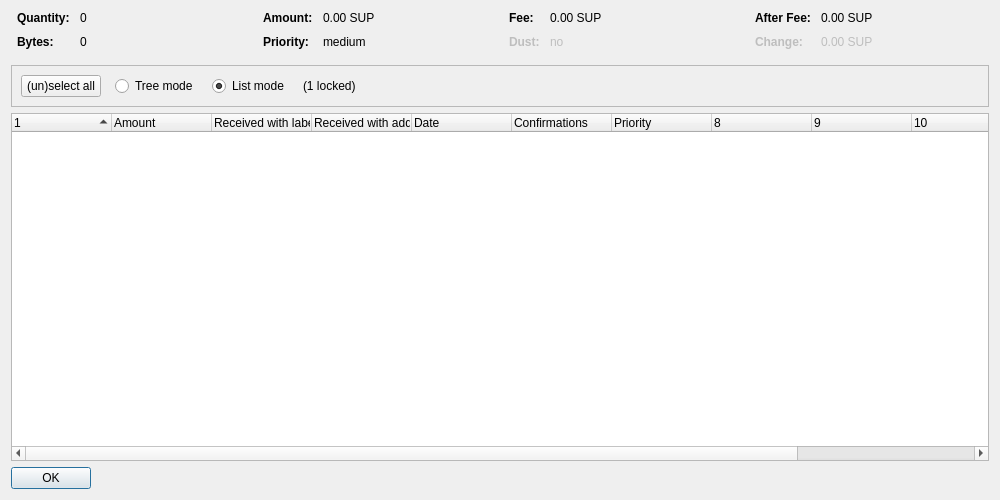
<?xml version="1.0" encoding="UTF-8"?>
<ui version="4.0">
 <class>CoinControlDialog</class>
 <widget class="QDialog" name="CoinControlDialog">
  <property name="geometry">
   <rect>
    <x>0</x>
    <y>0</y>
    <width>1000</width>
    <height>500</height>
   </rect>
  </property>
  <property name="windowTitle">
   <string>Coin Selection</string>
  </property>
  <layout class="QVBoxLayout" name="verticalLayout">
   <item>
    <layout class="QHBoxLayout" name="horizontalLayoutTop" stretch="0,0,0,0">
     <property name="topMargin">
      <number>0</number>
     </property>
     <property name="bottomMargin">
      <number>10</number>
     </property>
     <item>
      <layout class="QFormLayout" name="formLayoutCoinControl1">
       <property name="horizontalSpacing">
        <number>10</number>
       </property>
       <property name="verticalSpacing">
        <number>10</number>
       </property>
       <property name="leftMargin">
        <number>6</number>
       </property>
       <property name="rightMargin">
        <number>6</number>
       </property>
       <item row="0" column="0">
        <widget class="QLabel" name="labelCoinControlQuantityText">
         <property name="font">
          <font>
           <weight>75</weight>
           <bold>true</bold>
          </font>
         </property>
         <property name="text">
          <string>Quantity:</string>
         </property>
        </widget>
       </item>
       <item row="0" column="1">
        <widget class="QLabel" name="labelCoinControlQuantity">
         <property name="cursor">
          <cursorShape>IBeamCursor</cursorShape>
         </property>
         <property name="contextMenuPolicy">
          <enum>Qt::ActionsContextMenu</enum>
         </property>
         <property name="text">
          <string notr="true">0</string>
         </property>
         <property name="textInteractionFlags">
          <set>Qt::LinksAccessibleByMouse|Qt::TextSelectableByKeyboard|Qt::TextSelectableByMouse</set>
         </property>
        </widget>
       </item>
       <item row="1" column="0">
        <widget class="QLabel" name="labelCoinControlBytesText">
         <property name="font">
          <font>
           <weight>75</weight>
           <bold>true</bold>
          </font>
         </property>
         <property name="text">
          <string>Bytes:</string>
         </property>
        </widget>
       </item>
       <item row="1" column="1">
        <widget class="QLabel" name="labelCoinControlBytes">
         <property name="cursor">
          <cursorShape>IBeamCursor</cursorShape>
         </property>
         <property name="contextMenuPolicy">
          <enum>Qt::ActionsContextMenu</enum>
         </property>
         <property name="text">
          <string notr="true">0</string>
         </property>
         <property name="textInteractionFlags">
          <set>Qt::LinksAccessibleByMouse|Qt::TextSelectableByKeyboard|Qt::TextSelectableByMouse</set>
         </property>
        </widget>
       </item>
      </layout>
     </item>
     <item>
      <layout class="QFormLayout" name="formLayoutCoinControl2">
       <property name="horizontalSpacing">
        <number>10</number>
       </property>
       <property name="verticalSpacing">
        <number>10</number>
       </property>
       <property name="leftMargin">
        <number>6</number>
       </property>
       <property name="rightMargin">
        <number>6</number>
       </property>
       <item row="0" column="0">
        <widget class="QLabel" name="labelCoinControlAmountText">
         <property name="font">
          <font>
           <weight>75</weight>
           <bold>true</bold>
          </font>
         </property>
         <property name="text">
          <string>Amount:</string>
         </property>
        </widget>
       </item>
       <item row="0" column="1">
        <widget class="QLabel" name="labelCoinControlAmount">
         <property name="cursor">
          <cursorShape>IBeamCursor</cursorShape>
         </property>
         <property name="contextMenuPolicy">
          <enum>Qt::ActionsContextMenu</enum>
         </property>
         <property name="text">
          <string notr="true">0.00 SUP</string>
         </property>
         <property name="textInteractionFlags">
          <set>Qt::LinksAccessibleByMouse|Qt::TextSelectableByKeyboard|Qt::TextSelectableByMouse</set>
         </property>
        </widget>
       </item>
       <item row="1" column="0">
        <widget class="QLabel" name="labelCoinControlPriorityText">
         <property name="font">
          <font>
           <weight>75</weight>
           <bold>true</bold>
          </font>
         </property>
         <property name="text">
          <string>Priority:</string>
         </property>
        </widget>
       </item>
       <item row="1" column="1">
        <widget class="QLabel" name="labelCoinControlPriority">
         <property name="cursor">
          <cursorShape>IBeamCursor</cursorShape>
         </property>
         <property name="contextMenuPolicy">
          <enum>Qt::ActionsContextMenu</enum>
         </property>
         <property name="text">
          <string notr="true">medium</string>
         </property>
         <property name="textInteractionFlags">
          <set>Qt::LinksAccessibleByMouse|Qt::TextSelectableByKeyboard|Qt::TextSelectableByMouse</set>
         </property>
        </widget>
       </item>
      </layout>
     </item>
     <item>
      <layout class="QFormLayout" name="formLayoutCoinControl3">
       <property name="horizontalSpacing">
        <number>10</number>
       </property>
       <property name="verticalSpacing">
        <number>10</number>
       </property>
       <property name="leftMargin">
        <number>6</number>
       </property>
       <property name="rightMargin">
        <number>6</number>
       </property>
       <item row="0" column="0">
        <widget class="QLabel" name="labelCoinControlFeeText">
         <property name="font">
          <font>
           <weight>75</weight>
           <bold>true</bold>
          </font>
         </property>
         <property name="text">
          <string>Fee:</string>
         </property>
        </widget>
       </item>
       <item row="0" column="1">
        <widget class="QLabel" name="labelCoinControlFee">
         <property name="cursor">
          <cursorShape>IBeamCursor</cursorShape>
         </property>
         <property name="contextMenuPolicy">
          <enum>Qt::ActionsContextMenu</enum>
         </property>
         <property name="text">
          <string notr="true">0.00 SUP</string>
         </property>
         <property name="textInteractionFlags">
          <set>Qt::LinksAccessibleByMouse|Qt::TextSelectableByKeyboard|Qt::TextSelectableByMouse</set>
         </property>
        </widget>
       </item>
       <item row="1" column="0">
        <widget class="QLabel" name="labelCoinControlLowOutputText">
         <property name="enabled">
          <bool>false</bool>
         </property>
         <property name="font">
          <font>
           <weight>75</weight>
           <bold>true</bold>
          </font>
         </property>
         <property name="text">
          <string>Dust:</string>
         </property>
        </widget>
       </item>
       <item row="1" column="1">
        <widget class="QLabel" name="labelCoinControlLowOutput">
         <property name="enabled">
          <bool>false</bool>
         </property>
         <property name="cursor">
          <cursorShape>IBeamCursor</cursorShape>
         </property>
         <property name="contextMenuPolicy">
          <enum>Qt::ActionsContextMenu</enum>
         </property>
         <property name="text">
          <string notr="true">no</string>
         </property>
         <property name="textInteractionFlags">
          <set>Qt::LinksAccessibleByMouse|Qt::TextSelectableByKeyboard|Qt::TextSelectableByMouse</set>
         </property>
        </widget>
       </item>
      </layout>
     </item>
     <item>
      <layout class="QFormLayout" name="formLayoutCoinControl4">
       <property name="horizontalSpacing">
        <number>10</number>
       </property>
       <property name="verticalSpacing">
        <number>10</number>
       </property>
       <property name="leftMargin">
        <number>6</number>
       </property>
       <property name="rightMargin">
        <number>6</number>
       </property>
       <item row="0" column="0">
        <widget class="QLabel" name="labelCoinControlAfterFeeText">
         <property name="font">
          <font>
           <weight>75</weight>
           <bold>true</bold>
          </font>
         </property>
         <property name="text">
          <string>After Fee:</string>
         </property>
        </widget>
       </item>
       <item row="0" column="1">
        <widget class="QLabel" name="labelCoinControlAfterFee">
         <property name="cursor">
          <cursorShape>IBeamCursor</cursorShape>
         </property>
         <property name="contextMenuPolicy">
          <enum>Qt::ActionsContextMenu</enum>
         </property>
         <property name="text">
          <string notr="true">0.00 SUP</string>
         </property>
         <property name="textInteractionFlags">
          <set>Qt::LinksAccessibleByMouse|Qt::TextSelectableByKeyboard|Qt::TextSelectableByMouse</set>
         </property>
        </widget>
       </item>
       <item row="1" column="0">
        <widget class="QLabel" name="labelCoinControlChangeText">
         <property name="enabled">
          <bool>false</bool>
         </property>
         <property name="font">
          <font>
           <weight>75</weight>
           <bold>true</bold>
          </font>
         </property>
         <property name="text">
          <string>Change:</string>
         </property>
        </widget>
       </item>
       <item row="1" column="1">
        <widget class="QLabel" name="labelCoinControlChange">
         <property name="enabled">
          <bool>false</bool>
         </property>
         <property name="cursor">
          <cursorShape>IBeamCursor</cursorShape>
         </property>
         <property name="contextMenuPolicy">
          <enum>Qt::ActionsContextMenu</enum>
         </property>
         <property name="text">
          <string notr="true">0.00 SUP</string>
         </property>
         <property name="textInteractionFlags">
          <set>Qt::LinksAccessibleByMouse|Qt::TextSelectableByKeyboard|Qt::TextSelectableByMouse</set>
         </property>
        </widget>
       </item>
      </layout>
     </item>
    </layout>
   </item>
   <item>
    <widget class="QFrame" name="frame">
     <property name="minimumSize">
      <size>
       <width>0</width>
       <height>40</height>
      </size>
     </property>
     <property name="frameShape">
      <enum>QFrame::StyledPanel</enum>
     </property>
     <property name="frameShadow">
      <enum>QFrame::Sunken</enum>
     </property>
     <layout class="QHBoxLayout" name="horizontalLayout">
      <item>
       <layout class="QHBoxLayout" name="horizontalLayoutPanel" stretch="0,0,0,0,0">
        <property name="spacing">
         <number>14</number>
        </property>
        <item>
         <widget class="QPushButton" name="pushButtonSelectAll">
          <property name="sizePolicy">
           <sizepolicy hsizetype="Maximum" vsizetype="Fixed">
            <horstretch>0</horstretch>
            <verstretch>0</verstretch>
           </sizepolicy>
          </property>
          <property name="text">
           <string>(un)select all</string>
          </property>
          <property name="autoDefault">
           <bool>false</bool>
          </property>
         </widget>
        </item>
        <item>
         <widget class="QRadioButton" name="radioTreeMode">
          <property name="sizePolicy">
           <sizepolicy hsizetype="Maximum" vsizetype="Fixed">
            <horstretch>0</horstretch>
            <verstretch>0</verstretch>
           </sizepolicy>
          </property>
          <property name="text">
           <string>Tree mode</string>
          </property>
         </widget>
        </item>
        <item>
         <widget class="QRadioButton" name="radioListMode">
          <property name="sizePolicy">
           <sizepolicy hsizetype="Maximum" vsizetype="Fixed">
            <horstretch>0</horstretch>
            <verstretch>0</verstretch>
           </sizepolicy>
          </property>
          <property name="text">
           <string>List mode</string>
          </property>
          <property name="checked">
           <bool>true</bool>
          </property>
         </widget>
        </item>
        <item>
         <widget class="QLabel" name="labelLocked">
          <property name="text">
           <string notr="true">(1 locked)</string>
          </property>
         </widget>
        </item>
        <item>
         <spacer name="horizontalSpacer">
          <property name="orientation">
           <enum>Qt::Horizontal</enum>
          </property>
          <property name="sizeHint" stdset="0">
           <size>
            <width>40</width>
            <height>20</height>
           </size>
          </property>
         </spacer>
        </item>
       </layout>
      </item>
     </layout>
    </widget>
   </item>
   <item>
    <widget class="CoinControlTreeWidget" name="treeWidget">
     <property name="contextMenuPolicy">
      <enum>Qt::CustomContextMenu</enum>
     </property>
     <property name="sortingEnabled">
      <bool>false</bool>
     </property>
     <property name="columnCount">
      <number>12</number>
     </property>
     <attribute name="headerShowSortIndicator" stdset="0">
      <bool>true</bool>
     </attribute>
     <attribute name="headerStretchLastSection">
      <bool>false</bool>
     </attribute>
     <column>
      <property name="text">
       <string/>
      </property>
     </column>
     <column>
      <property name="text">
       <string>Amount</string>
      </property>
     </column>
     <column>
      <property name="text">
       <string>Received with label</string>
      </property>
     </column>
     <column>
      <property name="text">
       <string>Received with address</string>
      </property>
     </column>
     <column>
      <property name="text">
       <string>Date</string>
      </property>
     </column>
     <column>
      <property name="text">
       <string>Confirmations</string>
      </property>
      <property name="toolTip">
       <string>Confirmed</string>
      </property>
     </column>
     <column>
      <property name="text">
       <string>Priority</string>
      </property>
     </column>
     <column>
      <property name="text">
       <string/>
      </property>
     </column>
     <column>
      <property name="text">
       <string/>
      </property>
     </column>
     <column>
      <property name="text">
       <string/>
      </property>
     </column>
     <column>
      <property name="text">
       <string/>
      </property>
     </column>
     <column>
      <property name="text">
       <string/>
      </property>
     </column>
    </widget>
   </item>
   <item>
    <widget class="QDialogButtonBox" name="buttonBox">
     <property name="sizePolicy">
      <sizepolicy hsizetype="Maximum" vsizetype="Fixed">
       <horstretch>0</horstretch>
       <verstretch>0</verstretch>
      </sizepolicy>
     </property>
     <property name="orientation">
      <enum>Qt::Horizontal</enum>
     </property>
     <property name="standardButtons">
      <set>QDialogButtonBox::Ok</set>
     </property>
    </widget>
   </item>
  </layout>
 </widget>
 <customwidgets>
  <customwidget>
   <class>CoinControlTreeWidget</class>
   <extends>QTreeWidget</extends>
   <header>coincontroltreewidget.h</header>
  </customwidget>
 </customwidgets>
 <resources/>
 <connections/>
</ui>
